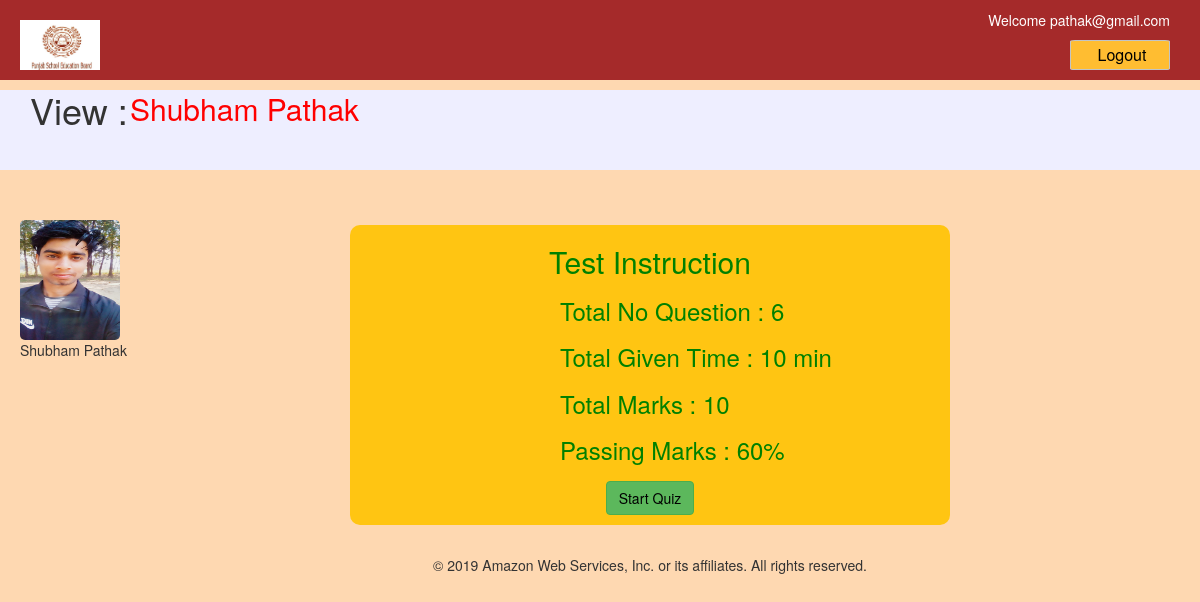
/test.php (signed in), run on the app's committed database.
### tables this page shows
CREATE TABLE `asw` (
  `Username` varchar(20) NOT NULL,
  `Name` varchar(20) NOT NULL,
  `Password` varchar(20) NOT NULL,
  `Course` varchar(20) NOT NULL,
  `Price` varchar(20) NOT NULL,
  `Photo` varchar(20) NOT NULL,
  `Test` varchar(20) NOT NULL,
  `Result` varchar(20) NOT NULL
);

### test.php (the view, shortened to what this page needs)
<!DOCTYPE html>
<html>
<head>
<link rel="stylesheet" href="https://maxcdn.bootstrapcdn.com/bootstrap/3.4.0/css/bootstrap.min.css">
</head>
<body  style="background-color:#fed8b1">
<?php
$con=mysqli_connect("localhost","root","","fullstack");
$sqldata="select * from asw where Username='".$_SESSION["user"]."'";
$rs=mysqli_query($con,$sqldata);
	$value=mysqli_fetch_assoc($rs);
	?>
<div style="height: 80px; background-color: brown;">
			<img align="center"  src="11.jpg"style="margin-left: 20px;margin-top:20px;"  width="80" height="50" >
			<input type="button" value="Logout" onclick="window.location.href='main page.php'"  style="color: white; border-radius: 5%; float:right; background-color:#ffbd31; color: black; height: 30px;width: 100px; border: solid 1px #c2c4c6; font-size:16px; padding-left:10px;margin-top: 40px;margin-right: 30px;">
				<p style="color: white;float: right; margin-right: -100px;margin-top: 10px;">
					Welcome
				<?php
				echo $_SESSION["user"];
				?></p>
	</div>
	<div style="height: 80px; background-color: #eeeeff;margin-top: 30px;">
		<spna>
		<h1 style="margin-left: 30px;margin-top: -20px;"> View : </h1>
		<h2 style="margin-left:130px;color: red; margin-top: -48px;"><?php echo $value["Name"]; ?> </h2>
		</spna>
	</div>
		<img style="margin-top: 50px; margin-left: 20px; border-radius: 5px;" src="<?php echo $value['Photo'];?>" height="120" width="100">
		<p style="margin-left: 20px; margin-top: -0px;"><?php echo $value['Name'];?></p>
	<div style="position: absolute;left:350px;top:225px; height: 300px;width: 600px; border-radius: 10px; background-color: #ffc512" >
		<h2 style="color: green; text-align: center; font-size: "> Test Instruction </h2>
		<h3 style="color: green; margin-left: 210px; "> Total No Question : 6 </h3>
			<h3 style="color: green; margin-left: 210px;">Total Given Time : 10 min </h3>
			<h3 style="color: green; margin-left: 210px;">Total Marks : 10  </h3>
				<h3 style="color: green; margin-left: 210px;">Passing Marks : 60%  </h3>
			<center>
			<button style="margin-top: 7px; color: black;" onclick="window.location.href='Exam.php'" type="button" class="btn btn-success">Start Quiz</button>
			<br>
			<br>
			<br>
			<p>© 2019 Amazon Web Services, Inc. or its affiliates.
All rights reserved.</p>
</center>
	</div>
</body>
</html>

### data on the page
asw: Name "Shubham Pathak", Photo (picture)

### other printed values
$_SESSION["user"] "pathak@gmail.com"
